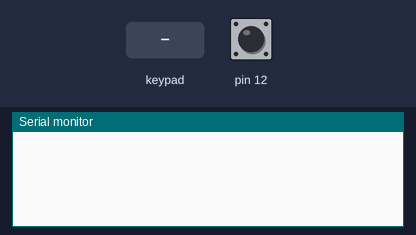
Recording of a sketch running on a simulated Arduino Uno, built with avr-gcc and run on an emulated ATmega328P. On the bench: the last lines printed to the serial monitor. The inputs (shaded band) are chosen by the test bench; at power-on: pin 12 HIGH. The audio player accepts every command and is not drawn.

Above: at 1.2 s.
1.3 s: key '1' pressed
At 2.5 s:
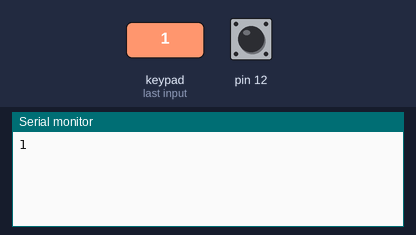
2.8 s: key '*' pressed
At 3.3 s:
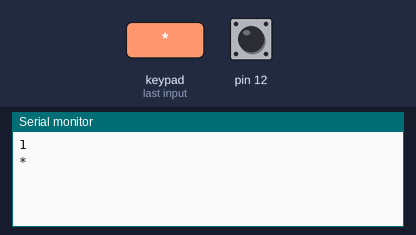
4.3 s: key '#' pressed
At 5.2 s:
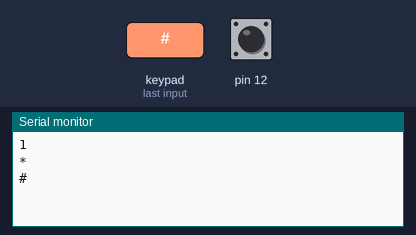
5.8 s: keypad keys 4 0 4 1 2 5 7 pressed 0.4 s apart
At 7.8 s:
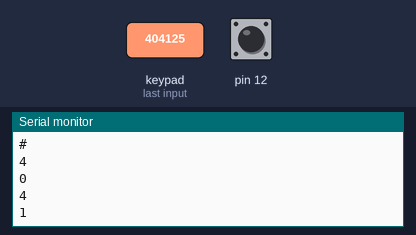
10.1 s: pin 12 pulled LOW for 0.15 s
At 10.76 s:
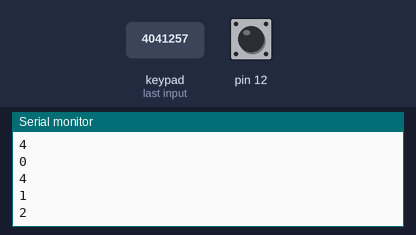
11.7 s: keypad keys 1 3 9 7 2 2 2 pressed 0.4 s apart
At 14.4 s:
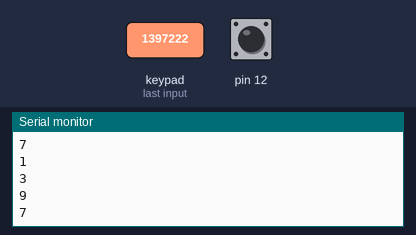
Timing chart, 0 to 15.9 s (numbered marks = the images above; inputs shaded):
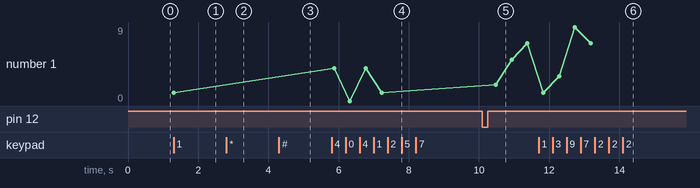

Measured:
- after the input at 1.3 s, the serial monitor: prints a new line at once (image 1)
- after the input at 2.8 s, the serial monitor: prints a new line after 0.06 s (image 2)
- after the input at 4.3 s, the serial monitor: prints a new line at once (image 3)
- after the input at 5.8 s, the serial monitor: prints a new line after 0.07 s (image 4)
- after the input at 10.1 s, the serial monitor: prints a new line after 0.38 s (image 5)
- after the input at 11.7 s, the serial monitor: prints a new line after 0.13 s (image 6)
- plotted number 1: 1 → 7 after the input at 10.1 s

The sketch:

PayPhoneCode.ino
```cpp
/*
  Interactive Phone Code
  Collaboration with ChatGPT v3.5 and Eddie Farr
  ChatGPT was used to help with a few issues that
  I couldn't resolve in the time frame I had to
  work on this project.
*/

#include <Keypad.h> //see their documentation for help
#include <SoftwareSerial.h> //needed by dfminiplayer
#include <DFPlayer_Mini_Mp3.h> //using an older library found here https://github.com/DFRobot/DFPlayer-Mini-mp3/tree/master

// Define the pin configurations for the keypad
const byte ROW_NUM    = 4; // four rows
const byte COLUMN_NUM = 3; // three columns


//setup keypad
char keys[ROW_NUM][COLUMN_NUM] = {
  {'1', '2', '3'},
  {'4', '5', '6'},
  {'7', '8', '9'},
  {'*', '0', '#'}
};

byte pin_rows[ROW_NUM] = {5, 9, 3, 2};    // connect to the row pinouts of the keypad
byte pin_column[COLUMN_NUM] = {8, 7, 6}; // connect to the column pinouts of the keypad

Keypad keypad = Keypad(makeKeymap(keys), pin_rows, pin_column, ROW_NUM, COLUMN_NUM);

//dfplayer needs this
SoftwareSerial mySerial(10, 11); // RX, TX

//structure for holding the phone number and audio index associated with it
struct Contact {
  char phoneNumber[8];
  int audioIndex;
};

//numbers and audio index
Contact contacts[] = {
  {"4041257", 20},
  {"5555555", 21},
  {"1177707", 22},
  {"1173305", 23},
  {"2243577", 24}
};

//audio to play if no numbers match
const int noMatchAudioIndex = 13;

// Flag to track whether the correct code has been entered
bool codeEntered = false;

// Flag to track whether the phone is off the hook
bool phoneOffHook = false;

// Flag to track whether the dial tone is playing
bool dialTonePlaying = false;
bool wrongNumberPlaying = false;

//Flag to track wheter the keypad is enabled
bool keypadEnabled = true;

// Static declarations for the phone number and phone index
static char phoneNumber[8];
static byte phoneIndex = 0;

// Function prototypes
void resetPhoneNumber();
void playAudioMessage(int audioIndex);
void playButtonAudio(char key);
int findContact(const char* phoneNumber);

void setup() {
  //debugging
  Serial.begin(9600);
  //communication with dfPlayer
  mySerial.begin(9600);

  //Set params for dfplayer
  mp3_set_serial(mySerial);
  mp3_set_volume(8);

  //Receiver pin, used to get the state of the receiver on or off the hook
  pinMode(12, INPUT_PULLUP);
}

void loop() {
  bool currentPhoneOffHook = digitalRead(12) == HIGH;

  if (currentPhoneOffHook != phoneOffHook) {
    // Phone state has changed
    phoneOffHook = currentPhoneOffHook;

    if (phoneOffHook) {
      // Phone has been taken off the hook
      if (!dialTonePlaying) {
        // Start playing the dial tone
        mp3_play(12);
        dialTonePlaying = true;
      }
      keypadEnabled = true;
    } else {
      resetPhoneNumber();
      // Phone has been put back on the hook
      if (dialTonePlaying || wrongNumberPlaying) {
        // Stop the dial tone
        mp3_stop();
        dialTonePlaying = false;
        wrongNumberPlaying = false;
      }
      keypadEnabled = false;
    }
  }

  if (!codeEntered && phoneOffHook && keypadEnabled) {
    char key = keypad.getKey();

    if (key) {
      Serial.println(key);
      if (dialTonePlaying) {
        // Stop the dial tone when a key is pressed for the first time
        mp3_stop();
        dialTonePlaying = false;
      }
      processKeyPress(key);
    }
  }
  delay(100); // Add a small delay for stability
}

void processKeyPress(char key) {
  playButtonAudio(key);

  // Add the key to the phone number
  phoneNumber[phoneIndex++] = key;

  // If too many digits entered, reset
  if (phoneIndex > 8) {
    resetPhoneNumber();
  }

  // Check the entered phone number against the contacts
  phoneNumber[phoneIndex] = '\0'; // Null-terminate the phone number
  int audioIndex = findContact(phoneNumber);

  if (phoneIndex == 7) {
    keypadEnabled = false;
    delay(500);
    if (audioIndex != -1) {
      // Found a matching contact
      playAudioMessage(audioIndex);
      codeEntered = false;
      resetPhoneNumber();
    } else {
      playAudioMessage(noMatchAudioIndex);
      wrongNumberPlaying = true;
      resetPhoneNumber();
    }
  }
}

void resetPhoneNumber() {
  memset(phoneNumber, 0, sizeof(phoneNumber));
  phoneIndex = 0;
}

void playAudioMessage(int audioIndex) {
  mp3_play(audioIndex);
}

void playButtonAudio(char key) {
  int audioIndex; // Assuming audio files are named from 0 to 9
  if (key >= '0' && key <= '9') {
    // Play the corresponding audio file for the numeric button
    audioIndex = key - '0';
  } else if (key == '*') {
    audioIndex = 11;
  } else if (key == '#') {
    audioIndex = 10;
  } else {
    // Invalid key, do nothing
    return;
  }

  mp3_play(audioIndex);
  delay(150);
}

//compare input string to known numbers
int findContact(const char* phoneNumber) {
  for (size_t i = 0; i < sizeof(contacts) / sizeof(contacts[0]); ++i) {
    if (strcmp(contacts[i].phoneNumber, phoneNumber) == 0) {
      return contacts[i].audioIndex; // if there is a match play the audio file associated with that
    }
  }
  return -1; // Not found
}
```
